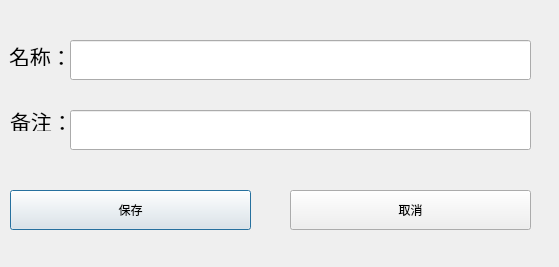
<?xml version="1.0" encoding="UTF-8"?>
<ui version="4.0">
 <class>Dialog_save</class>
 <widget class="QDialog" name="Dialog_save">
  <property name="geometry">
   <rect>
    <x>0</x>
    <y>0</y>
    <width>559</width>
    <height>267</height>
   </rect>
  </property>
  <property name="windowTitle">
   <string>Dialog</string>
  </property>
  <widget class="QLineEdit" name="lineEdit_save_name">
   <property name="geometry">
    <rect>
     <x>70</x>
     <y>40</y>
     <width>461</width>
     <height>40</height>
    </rect>
   </property>
   <property name="minimumSize">
    <size>
     <width>0</width>
     <height>40</height>
    </size>
   </property>
   <property name="font">
    <font>
     <pointsize>16</pointsize>
    </font>
   </property>
  </widget>
  <widget class="QLineEdit" name="lineEdit_save_remark">
   <property name="geometry">
    <rect>
     <x>70</x>
     <y>110</y>
     <width>461</width>
     <height>40</height>
    </rect>
   </property>
   <property name="minimumSize">
    <size>
     <width>0</width>
     <height>40</height>
    </size>
   </property>
   <property name="font">
    <font>
     <pointsize>16</pointsize>
    </font>
   </property>
  </widget>
  <widget class="QLabel" name="label">
   <property name="geometry">
    <rect>
     <x>9</x>
     <y>45</y>
     <width>63</width>
     <height>21</height>
    </rect>
   </property>
   <property name="font">
    <font>
     <pointsize>16</pointsize>
    </font>
   </property>
   <property name="text">
    <string>名称：</string>
   </property>
  </widget>
  <widget class="QLabel" name="label_2">
   <property name="geometry">
    <rect>
     <x>10</x>
     <y>110</y>
     <width>63</width>
     <height>21</height>
    </rect>
   </property>
   <property name="font">
    <font>
     <pointsize>16</pointsize>
    </font>
   </property>
   <property name="text">
    <string>备注：</string>
   </property>
  </widget>
  <widget class="QPushButton" name="pushButton_save_save">
   <property name="geometry">
    <rect>
     <x>10</x>
     <y>190</y>
     <width>241</width>
     <height>40</height>
    </rect>
   </property>
   <property name="minimumSize">
    <size>
     <width>200</width>
     <height>40</height>
    </size>
   </property>
   <property name="text">
    <string>保存</string>
   </property>
  </widget>
  <widget class="QPushButton" name="pushButton_save_cancel">
   <property name="geometry">
    <rect>
     <x>290</x>
     <y>190</y>
     <width>241</width>
     <height>40</height>
    </rect>
   </property>
   <property name="minimumSize">
    <size>
     <width>200</width>
     <height>40</height>
    </size>
   </property>
   <property name="text">
    <string>取消</string>
   </property>
  </widget>
 </widget>
 <resources/>
 <connections/>
</ui>
